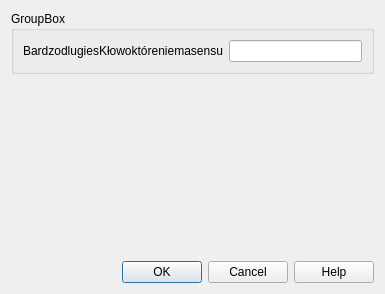
<?xml version="1.0" encoding="UTF-8"?>
<ui version="4.0">
 <class>Dialog</class>
 <widget class="QDialog" name="Dialog">
  <property name="geometry">
   <rect>
    <x>0</x>
    <y>0</y>
    <width>385</width>
    <height>294</height>
   </rect>
  </property>
  <property name="windowTitle">
   <string>Dialog</string>
  </property>
  <layout class="QVBoxLayout" name="verticalLayout">
   <item>
    <widget class="QGroupBox" name="groupBox">
     <property name="title">
      <string>GroupBox</string>
     </property>
     <layout class="QHBoxLayout" name="horizontalLayout">
      <item>
       <widget class="QLabel" name="label">
        <property name="text">
         <string>BardzodlugiesKłowoktóreniemasensu</string>
        </property>
       </widget>
      </item>
      <item>
       <widget class="QLineEdit" name="lineEdit"/>
      </item>
     </layout>
    </widget>
   </item>
   <item>
    <spacer name="verticalSpacer">
     <property name="orientation">
      <enum>Qt::Vertical</enum>
     </property>
     <property name="sizeHint" stdset="0">
      <size>
       <width>20</width>
       <height>185</height>
      </size>
     </property>
    </spacer>
   </item>
   <item>
    <widget class="QDialogButtonBox" name="buttonBox">
     <property name="orientation">
      <enum>Qt::Horizontal</enum>
     </property>
     <property name="standardButtons">
      <set>QDialogButtonBox::Cancel|QDialogButtonBox::Help|QDialogButtonBox::Ok</set>
     </property>
    </widget>
   </item>
  </layout>
 </widget>
 <resources/>
 <connections>
  <connection>
   <sender>buttonBox</sender>
   <signal>accepted()</signal>
   <receiver>Dialog</receiver>
   <slot>accept()</slot>
   <hints>
    <hint type="sourcelabel">
     <x>248</x>
     <y>254</y>
    </hint>
    <hint type="destinationlabel">
     <x>157</x>
     <y>274</y>
    </hint>
   </hints>
  </connection>
  <connection>
   <sender>buttonBox</sender>
   <signal>rejected()</signal>
   <receiver>Dialog</receiver>
   <slot>reject()</slot>
   <hints>
    <hint type="sourcelabel">
     <x>316</x>
     <y>260</y>
    </hint>
    <hint type="destinationlabel">
     <x>286</x>
     <y>274</y>
    </hint>
   </hints>
  </connection>
 </connections>
</ui>
